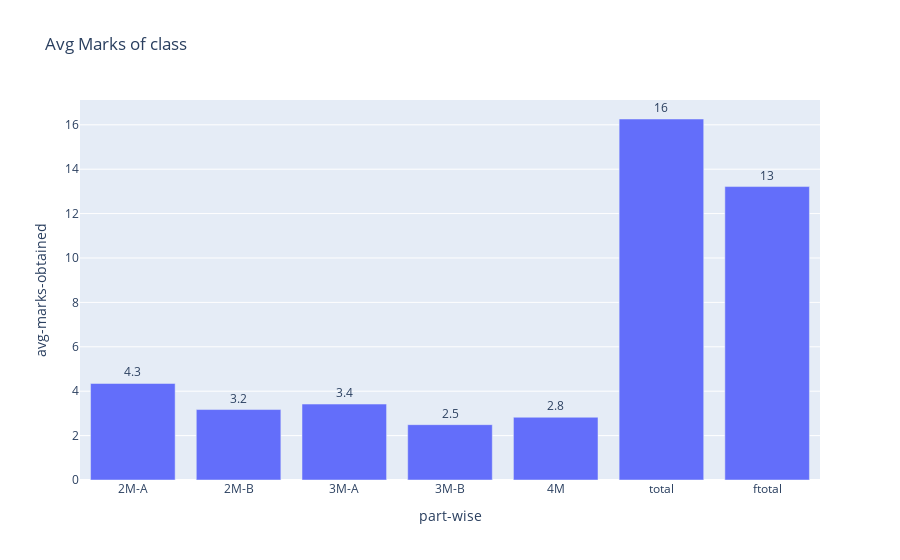

The notebook cell this image was saved under:
### Code cell
avg_df = python.loc[:, python.columns != 'roll']
avg_df = avg_df.mean().to_frame().reset_index()
avg_df = avg_df.iloc[1:]
avg_df.columns = ['part-wise','avg-marks-obtained']
fig = px.bar(avg_df,x='part-wise', y='avg-marks-obtained', text='avg-marks-obtained',title="Avg Marks of class")
fig.update_traces(texttemplate='%{text:.2s}', textposition='outside')
fig.update_layout(uniformtext_minsize=8, uniformtext_mode='hide')
fig.update_layout(xaxis_fixedrange=True,yaxis_fixedrange=True)
fig.show()

### Figure 1 — Plotly figure (JSON) as saved in the notebook; plotly's stock layout.template omitted (floating-point values rounded to 4 significant figures)
{"data": [{"alignmentgroup": "True", "hovertemplate": "part-wise=%{x}<br>avg-marks-obtained=%{text}<extra></extra>", "legendgroup": "", "marker": {"color": "#636efa", "pattern": {"shape": ""}}, "name": "", "offsetgroup": "", "orientation": "v", "showlegend": false, "text": [4.348, 3.174, 3.42, 2.493, 2.826, 16.26, 13.22], "textposition": "outside", "texttemplate": "%{text:.2s}", "type": "bar", "x": ["2M-A", "2M-B", "3M-A", "3M-B", "4M", "total", "ftotal"], "xaxis": "x", "y": [4.348, 3.174, 3.42, 2.493, 2.826, 16.26, 13.22], "yaxis": "y"}], "layout": {"barmode": "relative", "legend": {"tracegroupgap": 0}, "title": {"text": "Avg Marks of class"}, "uniformtext": {"minsize": 8, "mode": "hide"}, "xaxis": {"anchor": "y", "domain": [0, 1], "fixedrange": true, "title": {"text": "part-wise"}}, "yaxis": {"anchor": "x", "domain": [0, 1], "fixedrange": true, "title": {"text": "avg-marks-obtained"}}}}
